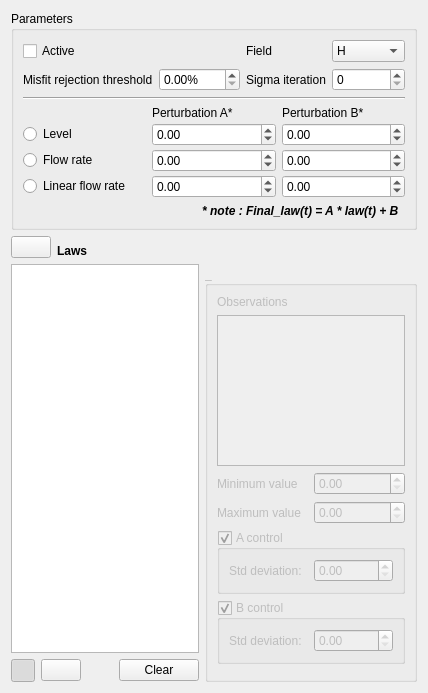
<?xml version="1.0" encoding="UTF-8"?>
<ui version="4.0">
 <class>Form</class>
 <widget class="QWidget" name="Form">
  <property name="geometry">
   <rect>
    <x>0</x>
    <y>0</y>
    <width>428</width>
    <height>693</height>
   </rect>
  </property>
  <property name="windowTitle">
   <string>Form</string>
  </property>
  <layout class="QVBoxLayout" name="verticalLayout">
   <item>
    <widget class="QGroupBox" name="gb_param_law">
     <property name="font">
      <font>
       <weight>50</weight>
       <bold>false</bold>
      </font>
     </property>
     <property name="title">
      <string>Parameters</string>
     </property>
     <layout class="QVBoxLayout" name="verticalLayout_3">
      <item>
       <layout class="QGridLayout" name="gridLayout_3">
        <item row="1" column="1">
         <widget class="QDoubleSpinBox" name="sb_law_seuil">
          <property name="suffix">
           <string>%</string>
          </property>
          <property name="maximum">
           <double>9999.989999999999782</double>
          </property>
         </widget>
        </item>
        <item row="1" column="2">
         <widget class="QLabel" name="label_law_sigma">
          <property name="text">
           <string>Sigma iteration</string>
          </property>
         </widget>
        </item>
        <item row="1" column="0">
         <widget class="QLabel" name="label_law_seuil">
          <property name="text">
           <string>Misfit rejection threshold</string>
          </property>
         </widget>
        </item>
        <item row="0" column="0">
         <widget class="QCheckBox" name="cc_law_act">
          <property name="text">
           <string>Active</string>
          </property>
         </widget>
        </item>
        <item row="1" column="3">
         <widget class="QSpinBox" name="sb_law_sigma"/>
        </item>
        <item row="0" column="3">
         <widget class="QComboBox" name="cb_law_fld">
          <item>
           <property name="text">
            <string>H</string>
           </property>
          </item>
          <item>
           <property name="text">
            <string>Q</string>
           </property>
          </item>
         </widget>
        </item>
        <item row="0" column="2">
         <widget class="QLabel" name="label_law_fld">
          <property name="text">
           <string>Field</string>
          </property>
         </widget>
        </item>
       </layout>
      </item>
      <item>
       <widget class="Line" name="line">
        <property name="orientation">
         <enum>Qt::Horizontal</enum>
        </property>
       </widget>
      </item>
      <item>
       <layout class="QGridLayout" name="gridLayout_2">
        <property name="verticalSpacing">
         <number>3</number>
        </property>
        <item row="0" column="1">
         <widget class="QLabel" name="label_pert_a">
          <property name="text">
           <string>Perturbation A*</string>
          </property>
         </widget>
        </item>
        <item row="0" column="2">
         <widget class="QLabel" name="label_pert_b">
          <property name="text">
           <string>Perturbation B*</string>
          </property>
         </widget>
        </item>
        <item row="1" column="1">
         <widget class="QDoubleSpinBox" name="sb_cote_a">
          <property name="minimum">
           <double>-99999.990000000005239</double>
          </property>
          <property name="maximum">
           <double>99999.990000000005239</double>
          </property>
         </widget>
        </item>
        <item row="1" column="2">
         <widget class="QDoubleSpinBox" name="sb_cote_b">
          <property name="minimum">
           <double>-99999.990000000005239</double>
          </property>
          <property name="maximum">
           <double>99999.990000000005239</double>
          </property>
         </widget>
        </item>
        <item row="2" column="1">
         <widget class="QDoubleSpinBox" name="sb_debit_a">
          <property name="minimum">
           <double>-99999.990000000005239</double>
          </property>
          <property name="value">
           <double>0.000000000000000</double>
          </property>
         </widget>
        </item>
        <item row="3" column="1">
         <widget class="QDoubleSpinBox" name="sb_debit_lin_a">
          <property name="minimum">
           <double>-99999.990000000005239</double>
          </property>
          <property name="maximum">
           <double>99999.990000000005239</double>
          </property>
          <property name="value">
           <double>0.000000000000000</double>
          </property>
         </widget>
        </item>
        <item row="3" column="2">
         <widget class="QDoubleSpinBox" name="sb_debit_lin_b">
          <property name="minimum">
           <double>-99999.990000000005239</double>
          </property>
          <property name="maximum">
           <double>99999.990000000005239</double>
          </property>
         </widget>
        </item>
        <item row="2" column="2">
         <widget class="QDoubleSpinBox" name="sb_debit_b">
          <property name="minimum">
           <double>-99999.990000000005239</double>
          </property>
          <property name="maximum">
           <double>99999.990000000005239</double>
          </property>
         </widget>
        </item>
        <item row="1" column="0">
         <widget class="QRadioButton" name="rb_cote">
          <property name="text">
           <string>Level</string>
          </property>
         </widget>
        </item>
        <item row="2" column="0">
         <widget class="QRadioButton" name="rb_debit">
          <property name="text">
           <string>Flow rate</string>
          </property>
         </widget>
        </item>
        <item row="3" column="0">
         <widget class="QRadioButton" name="rb_debit_lin">
          <property name="text">
           <string>Linear flow rate</string>
          </property>
         </widget>
        </item>
       </layout>
      </item>
      <item>
       <widget class="QLabel" name="label">
        <property name="font">
         <font>
          <weight>75</weight>
          <italic>true</italic>
          <bold>true</bold>
         </font>
        </property>
        <property name="text">
         <string>* note : Final_law(t) = A * law(t) + B  </string>
        </property>
        <property name="alignment">
         <set>Qt::AlignRight|Qt::AlignTrailing|Qt::AlignVCenter</set>
        </property>
       </widget>
      </item>
     </layout>
    </widget>
   </item>
   <item>
    <widget class="QFrame" name="fra_law">
     <property name="frameShape">
      <enum>QFrame::NoFrame</enum>
     </property>
     <property name="frameShadow">
      <enum>QFrame::Raised</enum>
     </property>
     <layout class="QHBoxLayout" name="horizontalLayout_4">
      <property name="leftMargin">
       <number>0</number>
      </property>
      <property name="topMargin">
       <number>0</number>
      </property>
      <property name="rightMargin">
       <number>0</number>
      </property>
      <property name="bottomMargin">
       <number>0</number>
      </property>
      <item>
       <widget class="QFrame" name="fra_law_sel">
        <property name="frameShape">
         <enum>QFrame::NoFrame</enum>
        </property>
        <property name="frameShadow">
         <enum>QFrame::Raised</enum>
        </property>
        <layout class="QVBoxLayout" name="verticalLayout_7">
         <property name="leftMargin">
          <number>0</number>
         </property>
         <property name="topMargin">
          <number>0</number>
         </property>
         <property name="rightMargin">
          <number>0</number>
         </property>
         <property name="bottomMargin">
          <number>0</number>
         </property>
         <item>
          <layout class="QHBoxLayout" name="horizontalLayout">
           <item>
            <widget class="QPushButton" name="bt_reload_laws">
             <property name="sizePolicy">
              <sizepolicy hsizetype="Maximum" vsizetype="Fixed">
               <horstretch>0</horstretch>
               <verstretch>0</verstretch>
              </sizepolicy>
             </property>
             <property name="toolTip">
              <string>Reload laws</string>
             </property>
             <property name="text">
              <string/>
             </property>
             <property name="iconSize">
              <size>
               <width>20</width>
               <height>20</height>
              </size>
             </property>
            </widget>
           </item>
           <item>
            <widget class="QLabel" name="lbl_typ_law">
             <property name="font">
              <font>
               <weight>75</weight>
               <bold>true</bold>
              </font>
             </property>
             <property name="text">
              <string>Laws</string>
             </property>
             <property name="alignment">
              <set>Qt::AlignBottom|Qt::AlignLeading|Qt::AlignLeft</set>
             </property>
            </widget>
           </item>
          </layout>
         </item>
         <item>
          <widget class="QListView" name="lv_law"/>
         </item>
         <item>
          <widget class="QFrame" name="fra_zone_tools_3">
           <property name="frameShape">
            <enum>QFrame::NoFrame</enum>
           </property>
           <property name="frameShadow">
            <enum>QFrame::Raised</enum>
           </property>
           <layout class="QHBoxLayout" name="horizontalLayout_5">
            <property name="leftMargin">
             <number>0</number>
            </property>
            <property name="topMargin">
             <number>0</number>
            </property>
            <property name="rightMargin">
             <number>0</number>
            </property>
            <property name="bottomMargin">
             <number>0</number>
            </property>
            <item>
             <widget class="QToolButton" name="bt_disp_law">
              <property name="sizePolicy">
               <sizepolicy hsizetype="Fixed" vsizetype="Minimum">
                <horstretch>0</horstretch>
                <verstretch>0</verstretch>
               </sizepolicy>
              </property>
              <property name="text">
               <string/>
              </property>
              <property name="checkable">
               <bool>true</bool>
              </property>
              <property name="checked">
               <bool>true</bool>
              </property>
             </widget>
            </item>
            <item>
             <widget class="QPushButton" name="bt_zoom_law">
              <property name="text">
               <string/>
              </property>
             </widget>
            </item>
            <item>
             <spacer name="horizontalSpacer_3">
              <property name="orientation">
               <enum>Qt::Horizontal</enum>
              </property>
              <property name="sizeHint" stdset="0">
               <size>
                <width>40</width>
                <height>20</height>
               </size>
              </property>
             </spacer>
            </item>
            <item>
             <widget class="QPushButton" name="bt_clr_warn_law">
              <property name="text">
               <string>Clear</string>
              </property>
             </widget>
            </item>
           </layout>
          </widget>
         </item>
        </layout>
       </widget>
      </item>
      <item>
       <widget class="QFrame" name="fra_law_edit">
        <property name="frameShape">
         <enum>QFrame::NoFrame</enum>
        </property>
        <property name="frameShadow">
         <enum>QFrame::Raised</enum>
        </property>
        <layout class="QVBoxLayout" name="verticalLayout_2">
         <property name="leftMargin">
          <number>0</number>
         </property>
         <property name="topMargin">
          <number>30</number>
         </property>
         <property name="rightMargin">
          <number>0</number>
         </property>
         <property name="bottomMargin">
          <number>0</number>
         </property>
         <item>
          <widget class="QGroupBox" name="gb_law">
           <property name="enabled">
            <bool>false</bool>
           </property>
           <property name="title">
            <string>_</string>
           </property>
           <layout class="QVBoxLayout" name="verticalLayout_8">
            <item>
             <widget class="QLabel" name="label_law_obs">
              <property name="text">
               <string>Observations</string>
              </property>
             </widget>
            </item>
            <item>
             <widget class="QListView" name="lv_law_obs"/>
            </item>
            <item>
             <layout class="QGridLayout" name="gridLayout_4">
              <item row="1" column="0">
               <widget class="QLabel" name="label_law_max">
                <property name="text">
                 <string>Maximum value</string>
                </property>
               </widget>
              </item>
              <item row="0" column="0">
               <widget class="QLabel" name="label_law_min">
                <property name="text">
                 <string>Minimum value</string>
                </property>
               </widget>
              </item>
              <item row="0" column="1">
               <widget class="QDoubleSpinBox" name="sb_law_min"/>
              </item>
              <item row="1" column="1">
               <widget class="QDoubleSpinBox" name="sb_law_max">
                <property name="maximum">
                 <double>1000.000000000000000</double>
                </property>
               </widget>
              </item>
             </layout>
            </item>
            <item>
             <widget class="QGroupBox" name="gb_a_ctrl">
              <property name="title">
               <string>A control</string>
              </property>
              <property name="checkable">
               <bool>true</bool>
              </property>
              <layout class="QGridLayout" name="gridLayout_10">
               <item row="0" column="0">
                <widget class="QLabel" name="label_a_std">
                 <property name="text">
                  <string>Std deviation: </string>
                 </property>
                </widget>
               </item>
               <item row="0" column="1">
                <widget class="QDoubleSpinBox" name="sb_a_std"/>
               </item>
              </layout>
             </widget>
            </item>
            <item>
             <widget class="QGroupBox" name="gb_b_ctrl">
              <property name="title">
               <string>B control</string>
              </property>
              <property name="checkable">
               <bool>true</bool>
              </property>
              <layout class="QGridLayout" name="gridLayout_11">
               <item row="0" column="1">
                <widget class="QDoubleSpinBox" name="sb_b_std"/>
               </item>
               <item row="0" column="0">
                <widget class="QLabel" name="label_b_std">
                 <property name="text">
                  <string>Std deviation: </string>
                 </property>
                </widget>
               </item>
              </layout>
             </widget>
            </item>
            <item>
             <widget class="QFrame" name="fra_zone_tools_4">
              <property name="frameShape">
               <enum>QFrame::NoFrame</enum>
              </property>
              <property name="frameShadow">
               <enum>QFrame::Raised</enum>
              </property>
              <layout class="QHBoxLayout" name="horizontalLayout_6">
               <property name="leftMargin">
                <number>0</number>
               </property>
               <property name="topMargin">
                <number>0</number>
               </property>
               <property name="rightMargin">
                <number>0</number>
               </property>
               <property name="bottomMargin">
                <number>0</number>
               </property>
              </layout>
             </widget>
            </item>
           </layout>
          </widget>
         </item>
        </layout>
       </widget>
      </item>
     </layout>
    </widget>
   </item>
  </layout>
 </widget>
 <resources/>
 <connections/>
</ui>
